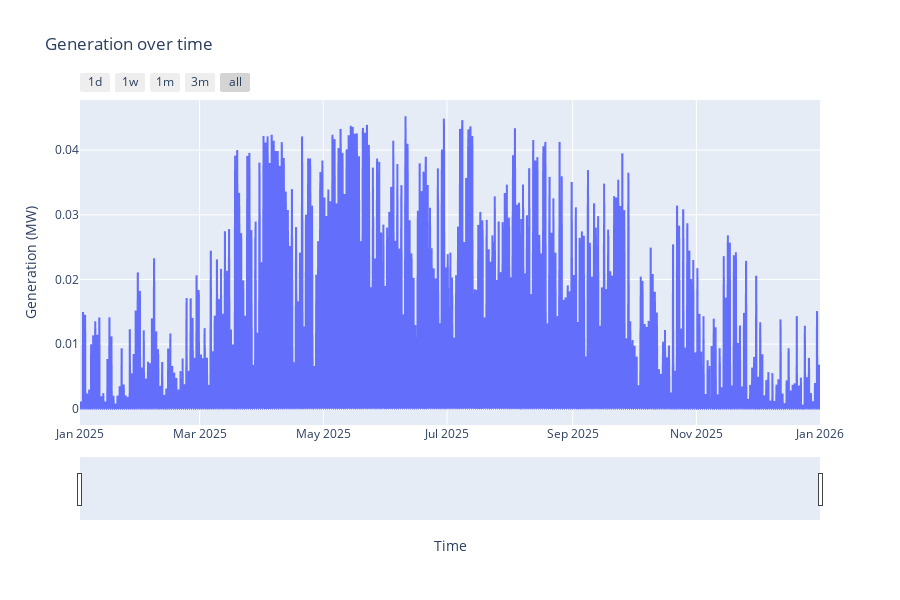

Notebook code for this chart:
### Markdown cell above
Generation generally matches the expected profile with higher performance in the summer than in the winter.

Let's explore generation at a more granluar level

### Code cell
df = generation_df.copy()
df['datetime_gmt'] = pd.to_datetime(df['datetime_gmt'])
df = df.sort_values('datetime_gmt')

fig = px.line(df, x='datetime_gmt', y='generation_mw',
              title='Generation over time',
              labels={'datetime_gmt':'Time', 'generation_mw':'Generation (MW)'},
              hover_data={'gsp_id':True})

fig.update_layout(
    xaxis=dict(
        rangeselector=dict(
            buttons=list([
                dict(count=1, label="1d", step="day", stepmode="backward"),
                dict(count=7, label="1w", step="day", stepmode="backward"),
                dict(count=1, label="1m", step="month", stepmode="backward"),
                dict(count=3, label="3m", step="month", stepmode="backward"),
                dict(step="all")
            ])
        ),
        rangeslider=dict(visible=True),
        type="date"
    ),
    hovermode="x unified",
    height=600
)

fig.show()

### Figure 1 — Plotly figure (JSON) as saved in the notebook; plotly's stock layout.template omitted (floating-point values rounded to 4 significant figures; data arrays with more than 128 entries replaced by an {"elided": "..."} marker saying what was removed)
{"data": [{"customdata": {"elided": "17512x1 int values"}, "hovertemplate": "Time=%{x}<br>Generation (MW)=%{y}<br>gsp_id=%{customdata[0]}<extra></extra>", "legendgroup": "", "line": {"color": "#636efa", "dash": "solid"}, "marker": {"symbol": "circle"}, "mode": "lines", "name": "", "showlegend": false, "type": "scattergl", "x": {"elided": "17512 str values"}, "xaxis": "x", "y": {"elided": "17512 float values"}, "yaxis": "y"}], "layout": {"height": 600, "hovermode": "x unified", "legend": {"tracegroupgap": 0}, "title": {"text": "Generation over time"}, "xaxis": {"anchor": "y", "domain": [0, 1], "rangeselector": {"buttons": [{"count": 1, "label": "1d", "step": "day", "stepmode": "backward"}, {"count": 7, "label": "1w", "step": "day", "stepmode": "backward"}, {"count": 1, "label": "1m", "step": "month", "stepmode": "backward"}, {"count": 3, "label": "3m", "step": "month", "stepmode": "backward"}, {"step": "all"}]}, "rangeslider": {"visible": true}, "title": {"text": "Time"}, "type": "date"}, "yaxis": {"anchor": "x", "domain": [0, 1], "title": {"text": "Generation (MW)"}}}}
